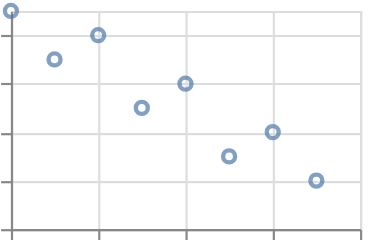

The specification (Vega-Lite) saved for this image:
### Vega-Lite specification from a JSON file in a GitHub repository (floating-point values rounded to 4 significant figures)
{"$schema": "https://vega.github.io/schema/vega-lite/v6.json", "padding": 5, "autosize": "none", "data": {"name": "table", "values": [{"c": "A", "g": "p", "x": 1, "y": 2, "v": 5, "t": "2024-01-15", "o": {"v": 3}, "IMDB Rating": 6.1, "d": "x1"}, {"c": "B", "g": "q", "x": 2, "y": 4, "v": 9, "t": "2024-02-20", "o": {"v": 7}, "IMDB Rating": 7.4, "d": "x2"}, {"c": "A", "g": "q", "x": 3, "y": 3, "v": 2, "t": "2024-03-05", "o": {"v": 1}, "IMDB Rating": 5.2, "d": "x1"}, {"c": "C", "g": "p", "x": 4, "y": 6, "v": 7, "t": "2024-05-30", "o": {"v": 4}, "IMDB Rating": 8.8, "d": "x3"}, {"c": "B", "g": "p", "x": 5, "y": 5, "v": 4, "t": "2024-07-11", "o": {"v": 9}, "IMDB Rating": 6.9, "d": "x2"}, {"c": "C", "g": "q", "x": 6, "y": 8, "v": 6, "t": "2024-09-02", "o": {"v": 2}, "IMDB Rating": 7.7, "d": "x3"}, {"c": "A", "g": "p", "x": 7, "y": 7, "v": 8, "t": "2024-11-25", "o": {"v": 5}, "IMDB Rating": 4.4, "d": "x1"}, {"c": "B", "g": "q", "x": 8, "y": 9, "v": 3, "t": "2024-12-31", "o": {"v": 8}, "IMDB Rating": 9.1, "d": "x2"}]}, "width": 160, "height": 100, "mark": "point", "encoding": {"x": {"field": "x", "type": "quantitative"}, "y": {"field": "y", "type": "quantitative"}}, "config": {"scale": {"xReverse": true}}}
